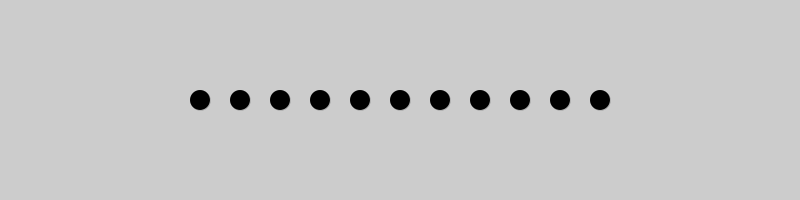
Frame 1 (no input)
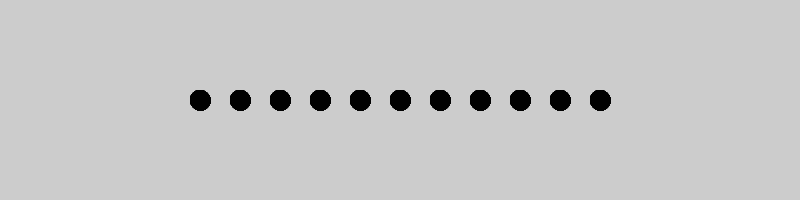
Frame 60 (the mouse pressed at the canvas centre just before this capture)
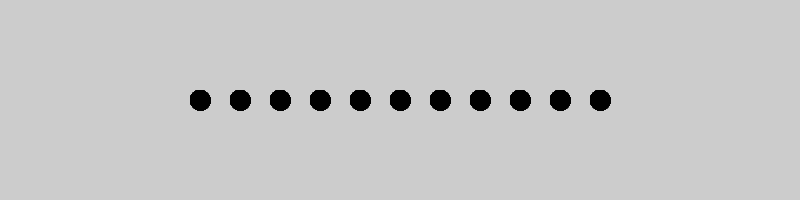
Frame 120 (the mouse held since frame 60 and released just before this capture)

The Processing sketch that drew these frames (run headless with seeded random() and noise(); from frame 60 on, the mouse is pressed at the canvas centre):

// Processing sketch: Final_work
// ── Final_work.pde
Ball p, q, r, s, t, u, v, w, x, y, z;

void setup(){
  
  size(800, 200);
  smooth();
  ellipseMode(CENTER);
  
  p = new Ball();
  q = new Ball();
  r = new Ball();
  s = new Ball();
  t = new Ball();
  u = new Ball();
  v = new Ball();
  w = new Ball();
  x = new Ball();
  y = new Ball();
  z = new Ball();
  
}

void draw(){
  
  p.drawBall(0, 0);
  q.drawBall(40, 0);
  r.drawBall(-40, 0);
  s.drawBall(80, 0);
  t.drawBall(-80, 0);
  u.drawBall(120, 0);
  v.drawBall(-120, 0);
  w.drawBall(160, 0);
  x.drawBall(-160, 0);
  y.drawBall(200, 0);
  z.drawBall(-200, 0);
  
}

// ── Ball.pde
class Ball {
  
  public float x, y;
  
  void drawBall(float pX, float pY) {
    
    x = pX;
    y = pY;
    
    fill(0 ,0 ,0);
    strokeWeight(0);
    ellipse(width/2+x, height/2+y, 20, 20);
    
  }
  
}
